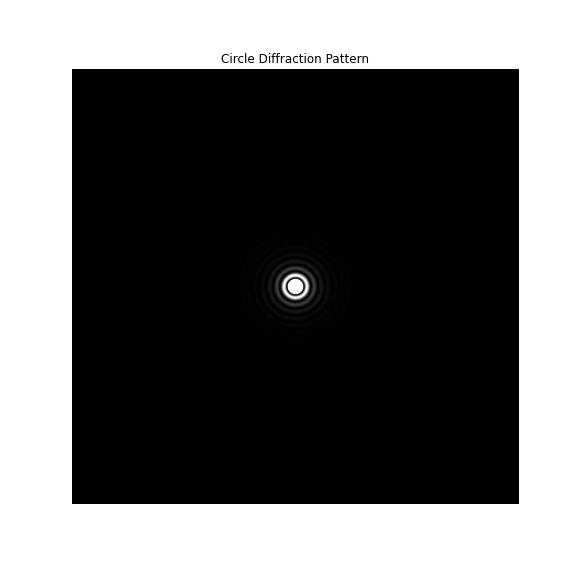
#> input picture circle_diffraction.jpg, 576 x 576 px
$ jupyter execute --allow-errors Intensity_Analysis_Circle.ipynb   (older library calls are emulated)
#> lines starting #> are read from the running program, lines starting #| are printed output that depends on the picture
[cell 1]
import cv2
import numpy as np
import matplotlib.pyplot as plt

# Load your image
image_path = './circle.png'
image = cv2.imread(image_path)

# Convert to grayscale
#> (the rest of this cell did not finish here and is left out)

#> (a cell that did not finish here is left out)

[cell 3]
# # Define ROI coordinates (x, y, width, height)
# x, y, w, h = 2000, 2500, 1000, 1000  # Modify these values based on your image
# roi = gray_image[y:y+h, x:x+w]

# Define the size of your ROI
roi_width, roi_height = 1000, 1000  # Change this to your desired ROI size

# Calculate the top left corner of the ROI so that the brightest point is at the center
#> (the rest of this cell did not finish here and is left out)

[cell 4]
# Visualize the 2D intensity profile using a black and white colormap
plt.figure(figsize=(10, 8))  # Adjust size based on your display preferences
#> (the rest of this cell did not finish here and is left out)

[cell 5]
plt.figure(figsize=(8, 6))
#> (the rest of this cell did not finish here and is left out)

#> (a cell that did not finish here is left out)

[cell 7]
import cv2
import numpy as np
import matplotlib.pyplot as plt

# Load your image
diffraction_image_path = '../circle_diffraction.jpg'
diffraction_image = cv2.imread(diffraction_image_path)
#> diffraction_image is the input picture: shape (576, 576, 3); min 0, max 255, mean 105.8

# Convert to grayscale
gray_diffraction_image= cv2.cvtColor(diffraction_image, cv2.COLOR_BGR2GRAY)

[cell 8]
plt.figure(figsize=(8, 6))
plt.imshow(gray_diffraction_image, cmap='gray', interpolation='nearest')
plt.colorbar()
plt.title('ROI Centered at the Brightest Point')
plt.xlabel('X position')
plt.ylabel('Y position')
plt.show()
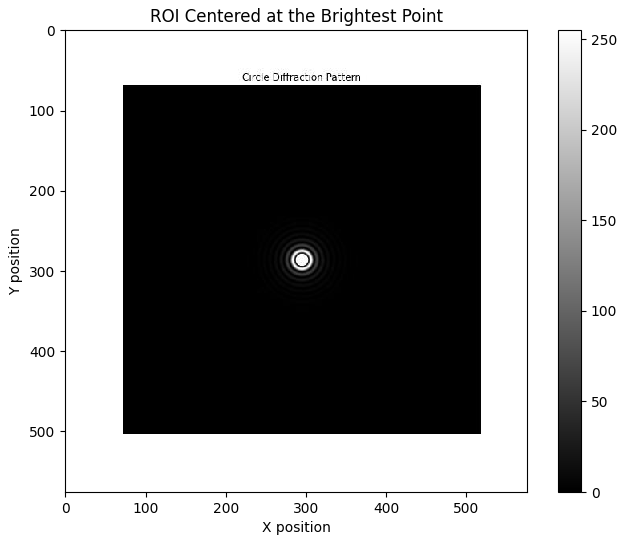
#> figure drawn by matplotlib, 2 panels


$ run again, with 2 hexagon_diffraction.jpg copied over circle_diffraction.jpg
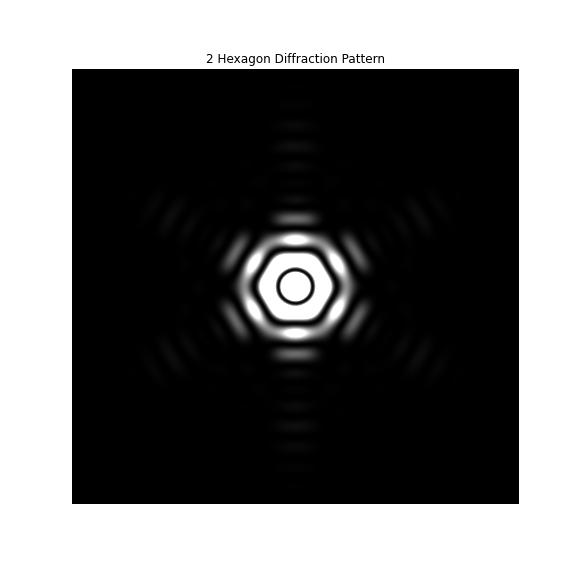
#> input picture 2 hexagon_diffraction.jpg, 576 x 576 px
#> diffraction_image is the input picture: shape (576, 576, 3); min 0, max 255, mean 111.1
#> `plt.show()`:
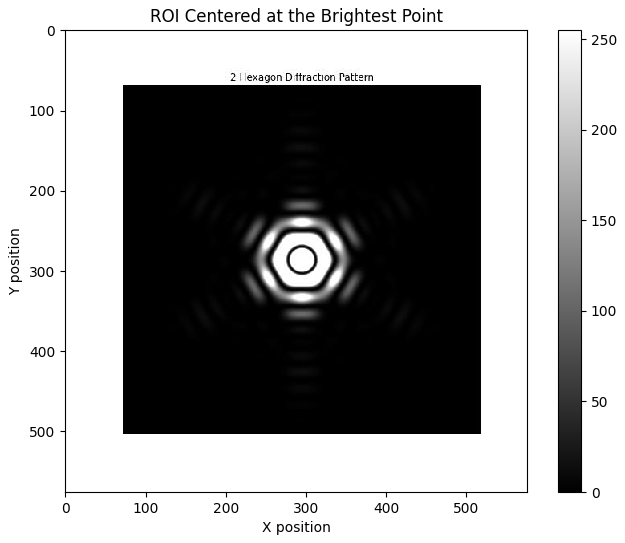
#> figure drawn by matplotlib, 2 panels
